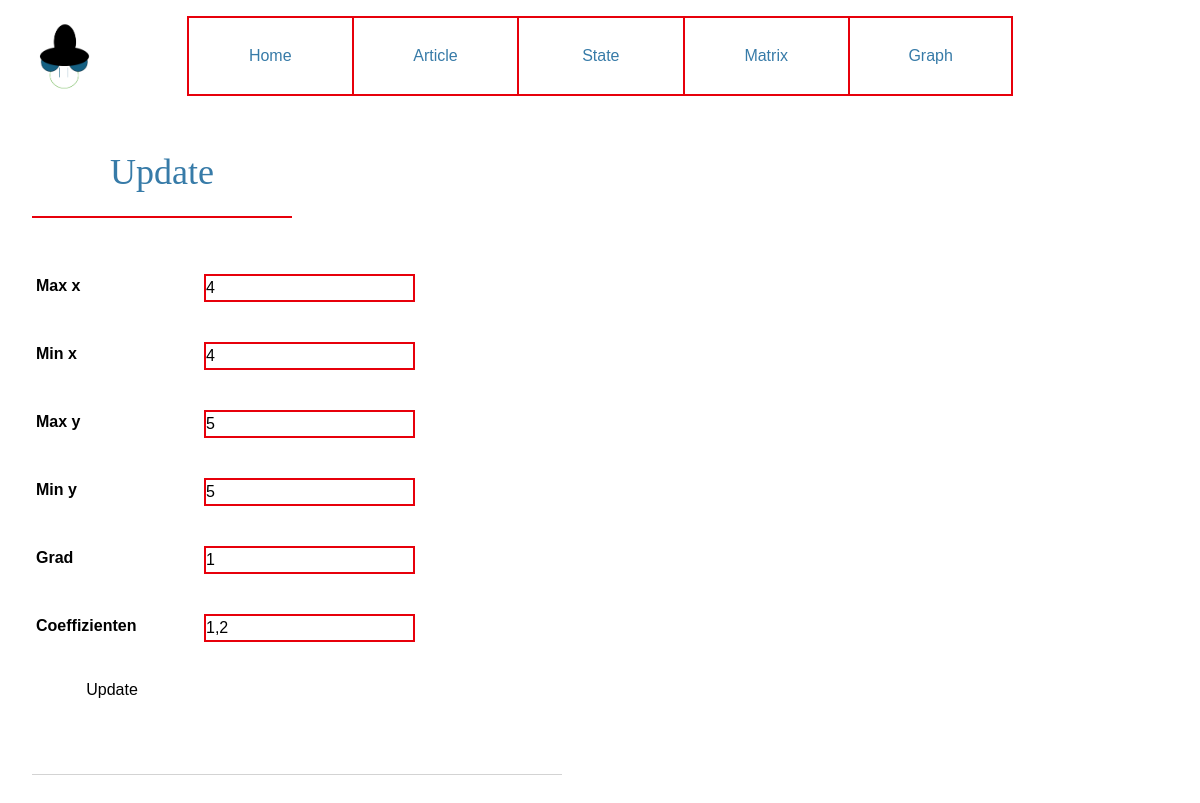
Screenshot of /graph/update/1 with the database file from the repository.
### tables this page shows
CREATE TABLE graphs (
    id INTEGER PRIMARY KEY AUTOINCREMENT,
    max_x INTEGER,
    min_x INTEGER,
    max_y INTEGER,
    min_y INTEGER,
    grad INTEGER,
    coeffizienten VARCHAR
);

### EduProj/graph.py (the view, shortened to what this page needs)
@bp.route("/update/<id>", methods=["GET","POST"])
def updateGraphHTML(id):
    db = get_db()
    rawGraph = db.execute("SELECT * FROM graphs WHERE id = ?",
               (id,)).fetchone()
    graphProcessed = {  "max_x" : rawGraph["max_x"],
                        "min_x" : rawGraph["min_x"],
                        "max_y" : rawGraph["max_y"],
                        "min_y" : rawGraph["min_y"],
                        "grad" : rawGraph["grad"],
                        "coeffizienten" : rawGraph["coeffizienten"]
                }
    return render_template("graph/update.html", graphData = graphProcessed, cols_page = 1)

### EduProj/db.py (called while the page is built)
def get_db():
    if 'db' not in g:
        g.db = sqlite3.connect(
            current_app.config["DATABASE"],
            detect_types=sqlite3.PARSE_DECLTYPES
        )
        g.db.row_factory = sqlite3.Row #make_dicts #rows like dict
    return g.db

### EduProj/templates/graph/update.html
{% extends 'base.html' %}
{% block header %}
  <h1>{% block title %}Update{% endblock %}</h1>
{% endblock %}
{% block content %}
  <form method="post">
    <div>
      <div class="flex flex-rows mb-5 mt-5">
        <label for="rows" class="m-1 basis-40">Max x</label>
        <input name="max_x" id="max_x" value={{graphData["max_x"]}} class="m-1 border-2 border-red-600 basis-40" required>
      </div>
      <div class="flex flex-rows mb-5 mt-5">
        <label for="rows" class="m-1 basis-40">Min x</label>
        <input name="min_x" id="min_x" value={{graphData["min_x"]}} class="m-1 border-2 border-red-600 basis-40" required>
      </div>
      <div class="flex flex-rows mb-5 mt-5">
        <label for="rows" class="m-1 basis-40">Max y</label>
        <input name="max_y" id="max_y" value={{graphData["max_y"]}} class="m-1 border-2 border-red-600 basis-40" required>
      </div>
      <div class="flex flex-rows mb-5 mt-5">
        <label for="rows" class="m-1 basis-40">Min y</label>
        <input name="min_y" id="min_y" value={{graphData["min_y"]}} class="m-1 border-2 border-red-600 basis-40" required>
      </div>
      <div class="flex flex-rows mb-5 mt-5">
        <label for="rows" class="m-1 basis-40">Grad</label>
        <input name="grad" id="grad" value={{graphData["grad"]}} class="m-1 border-2 border-red-600 basis-40" required>
      </div>
      <div class="flex flex-rows mb-5 mt-5">
        <label for="rows" class="m-1 basis-40">Coeffizienten</label>
        <input name="coeffizienten" id="coeffizienten" value={{graphData["coeffizienten"]}} class="m-1 border-2 border-red-600 basis-40" required>
      </div>
    </div>
    <input type="submit" value="Update">
  </form>
{% endblock %}

### rows the page displays
graphs: max_x "4", min_x "4", max_y "5", min_y "5", grad "1", coeffizienten "1,2"
